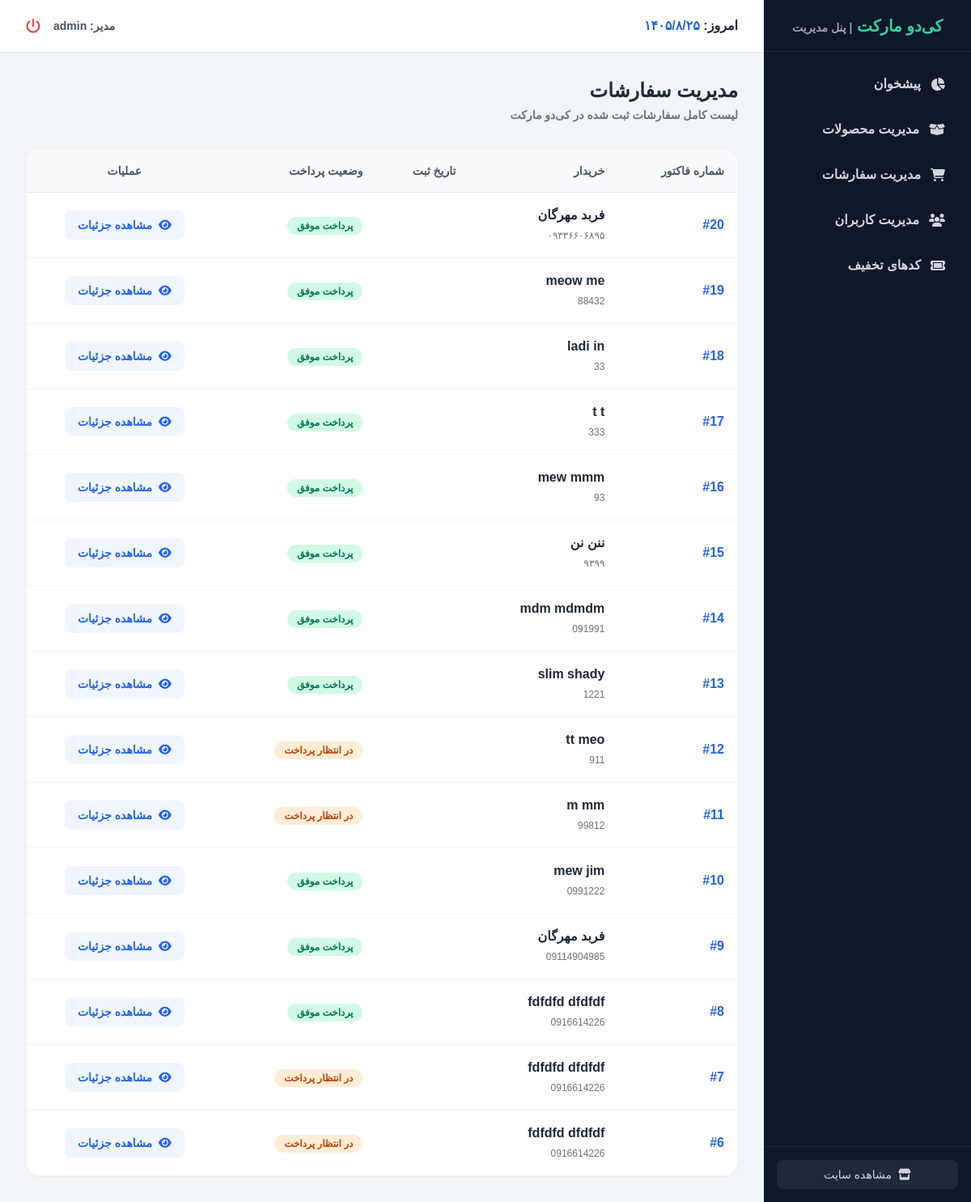
The app's page /dashboard/orders/ (signed in), older data.
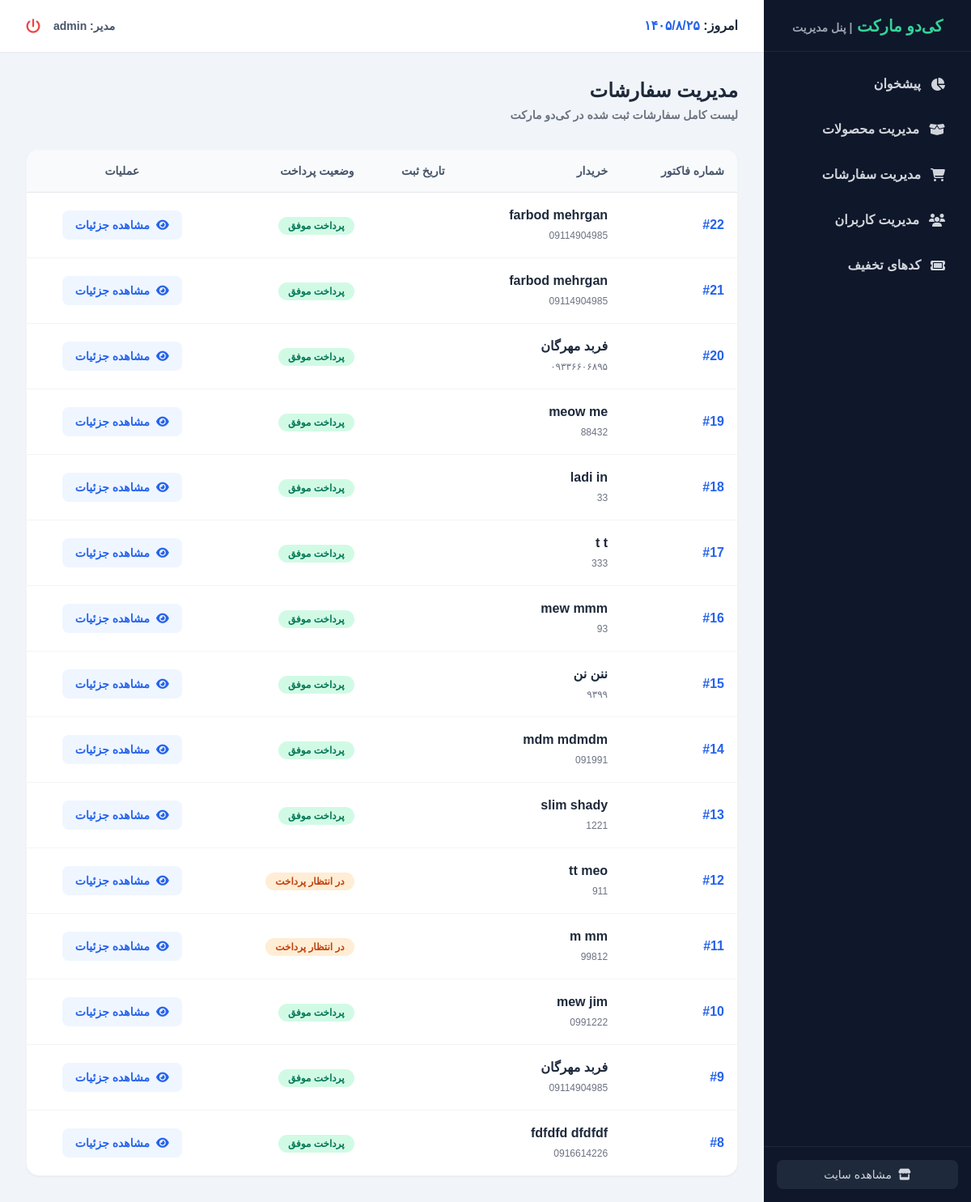
The same page, newer data.
### orders/models.py (models this page shows, shortened)
class Order(models.Model):
    first_name = models.CharField(max_length=50, verbose_name="نام")
    last_name = models.CharField(max_length=50, verbose_name="نام خانوادگی")
    phone = models.CharField(max_length=20, verbose_name="شماره تماس")
    address = models.TextField(verbose_name="آدرس دقیق")
    created = models.DateTimeField(auto_now_add=True, verbose_name="تاریخ ثبت")
    paid = models.BooleanField(default=False, verbose_name="پرداخت شده")
    user = models.ForeignKey(User, on_delete=models.CASCADE, related_name='orders', null=True, blank=True, verbose_name='کاربر سایت')
    zip_code = models.CharField(max_length=10, verbose_name='کد پستی')
    coupon = models.ForeignKey(Coupon, related_name='orders', null=True, blank=True, on_delete=models.SET_NULL, verbose_name="کد تخفیف استفاده شده")
    discount = models.IntegerField(default=0, validators=[MinValueValidator(0), MaxValueValidator(100)], verbose_name="درصد تخفیف")
    class Meta:
        verbose_name = "سفارش"
        verbose_name_plural = "سفارشات"
    def get_jalali(self):
        jalali_date = jdatetime.datetime.fromgregorian(datetime=self.created)
        return jalali_date.strftime("%Y/%m/%d")
    get_jalali.short_description = "تاریخ ثبت (شمسی)"

### dashboard/views.py (the view)
# urls.py: path('orders/', views.dashboard_order_list, name='dashboard_order_list'),
@staff_member_required
def dashboard_order_list(request):
    orders_list = Order.objects.all().order_by('-created')
    paginator = Paginator(orders_list, 15)
    page_number = request.GET.get('page')
    orders = paginator.get_page(page_number)
    context = {
        'orders': orders,
    }
    return render(request, 'dashboard/order_list.html', context)

### cart/context_processors.py (called while the page is built)
def cart(request):
    return {'cart': Cart(request)}

### dashboard/templates/dashboard/order_list.html (shortened to what this page needs)
{% extends "dashboard/dashboard_base.html" %}
{% load accounts_tags %}
{% block dashboard_content %}
<div class="flex justify-between items-center mb-8">
    <div>
        <h2 class="text-2xl font-bold text-slate-800">مدیریت سفارشات</h2>
        <p class="text-gray-500 mt-1 text-sm font-bold">لیست کامل سفارشات ثبت شده در کی‌دو مارکت</p>
    </div>
</div>
<div class="bg-white rounded-2xl border border-gray-100 shadow-sm overflow-hidden">
    <div class="overflow-x-auto">
        <table class="w-full text-right whitespace-nowrap">
            <thead class="bg-slate-50 text-slate-600 border-b border-gray-200">
                <tr>
                    <th class="p-4 font-bold text-sm">شماره فاکتور</th>
                    <th class="p-4 font-bold text-sm">خریدار</th>
                    <th class="p-4 font-bold text-sm">تاریخ ثبت</th>
                    <th class="p-4 font-bold text-sm">وضعیت پرداخت</th>
                    <th class="p-4 font-bold text-sm text-center">عملیات</th>
                </tr>
            </thead>
            <tbody class="divide-y divide-gray-100">
                {% for order in orders %}
                    <tr class="hover:bg-slate-50 transition duration-150">
                        <td class="p-4">
                            <strong class="text-blue-600 block">#{{ order.id }}</strong>
                        </td>
                        <td class="p-4">
                            <strong class="text-slate-800 block">{{ order.first_name }} {{ order.last_name }}</strong>
                            <span class="text-xs text-gray-500">{{ order.phone|default:"-" }}</span>
                        </td>
                        <td class="p-4 text-gray-600 font-bold text-sm">
                        </td>
                        <td class="p-4">
                            {% if order.paid %}
                                <span class="bg-emerald-100 text-emerald-700 px-3 py-1 rounded-full text-xs font-bold">پرداخت موفق</span>
                            {% else %}
                                <span class="bg-orange-100 text-orange-700 px-3 py-1 rounded-full text-xs font-bold">در انتظار پرداخت</span>
                            {% endif %}
                        </td>
                        <td class="p-4 text-center">
                            <a href="{% url 'dashboard_order_detail' order.id %}" class="inline-flex items-center gap-2 bg-blue-50 text-blue-600 hover:bg-blue-500 hover:text-white px-4 py-2 rounded-lg transition font-bold text-sm">
                                <i class="fa-solid fa-eye"></i> مشاهده جزئیات
                            </a>
                        </td>
                    </tr>
                {% empty %}
                    <tr>
                        <td colspan="5" class="p-8 text-center text-gray-500 font-bold">هیچ سفارشی یافت نشد.</td>
                    </tr>
                {% endfor %}
            </tbody>
        </table>
    </div>
</div>
{% endblock %}

Row changes from the older to the newer data that the page shows:
no longer on this page (row unchanged): Order: id "7", first_name "fdfdfd", last_name "dfdfdf", phone "0916614226", paid "در انتظار پرداخت"
no longer on this page (row unchanged): Order: id "6", first_name "fdfdfd", last_name "dfdfdf", phone "0916614226", paid "در انتظار پرداخت"
added Order: id "22", first_name "farbod", last_name "mehrgan", phone "09114904985", paid "پرداخت موفق"
added Order: id "21", first_name "farbod", last_name "mehrgan", phone "09114904985", paid "پرداخت موفق"
